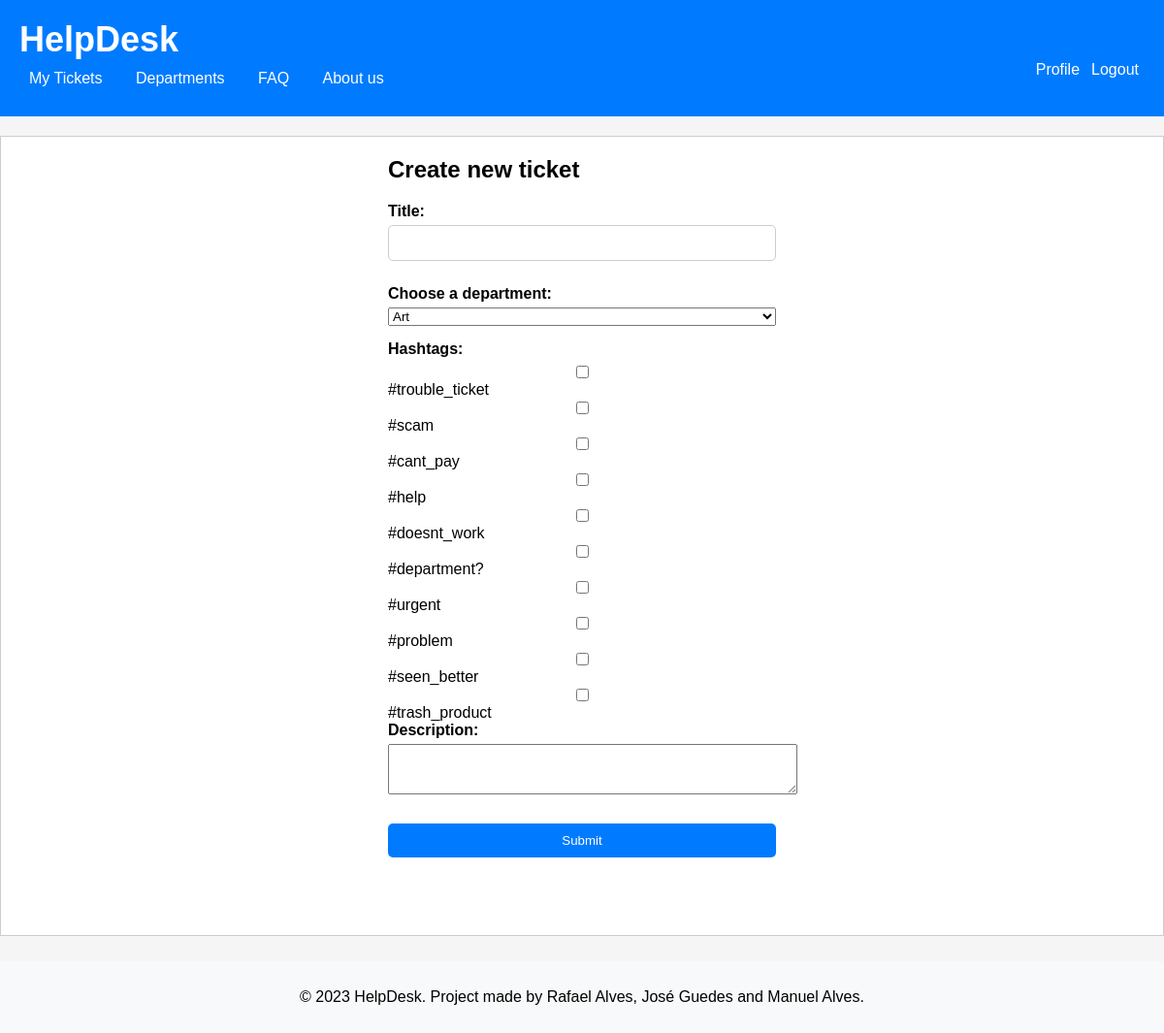
The app's page /pages/novo_ticket.php with its own data.
### tables this page shows
CREATE TABLE Hashtag (
    id INTEGER PRIMARY KEY AUTOINCREMENT,
    tag varchar(255) NOT NULL UNIQUE
);

### database/department.class.php (called while the page is built, shortened)
<?php
  class Department {
    static function getAll(PDO $db){
      $stmt = $db->prepare('
        SELECT id, name
        FROM Department
        ORDER by name ASC
      ');
      $stmt->execute();
      $row = $stmt->fetchAll(PDO::FETCH_ASSOC);
      return $row;
    }
  }
?>

### actions/getAll_departments.php (called while the page is built, shortened)
<?php
require_once(__DIR__ . '/../database/connection.db.php');
require_once(__DIR__ . '/../database/department.class.php');
$departments = Department::getAll($dbh);
?>

### database/hashtag.class.php (called while the page is built, shortened)
<?php
  class Hashtag {
    static function getAll(PDO $db){
        $stmt = $db->prepare('
          SELECT id, tag
          FROM Hashtag
        ');
        $stmt->execute();
        $row = $stmt->fetchAll(PDO::FETCH_ASSOC);
        return $row;
      }
  }

### actions/getAll_hashtags.php (called while the page is built, shortened)
<?php
require_once(__DIR__ . '/../database/connection.db.php');
require_once(__DIR__ . '/../database/hashtag.class.php');
$hashtags = Hashtag::getAll($dbh);
?>

### pages/novo_ticket.php (the view, shortened to what this page needs)
<?php
require_once(__DIR__ . '/../templates/header.tpl.php');
require_once(__DIR__ . '/../templates/footer.tpl.php');
?>
  <div class="ticket-form">
    <h2>Create new ticket</h2>
      <form action="/actions/processar_ticket.php" method="post">
        <label for="nome">Title:</label>
        <input type="text" id="title" name="title" required>
        <label for="departments">Choose a department:</label>
    <select name="department" id="department" required>
    <?php
    require_once(__DIR__ . '/../actions/getAll_departments.php');
    for($i = 0; $i < count($departments); $i++) {
      ?>
          <option value=<?=$departments[$i]['id']?>> <?=$departments[$i]['name']?></option>
    <?php } ?>
  </select>
  <label for="hashtags">Hashtags:</label>
    <?php
    require_once(__DIR__ . '/../actions/getAll_hashtags.php');
    for ($i = 0; $i < count($hashtags); $i++) {
      ?>
      <input type="checkbox" name="hashtags[]" value="<?= $hashtags[$i]['tag'] ?>"> <?= $hashtags[$i]['tag'] ?>
      <?php
    }
    ?>
    <label for="descricao">Description:</label>
    <textarea id="description" name="description" required></textarea>
    <input type="submit" value="Submit">
      </form>
  </div>

### css/common.css (style rules this page uses)
body { position: relative; margin: 0; padding: 0; font-family: Arial, sans-serif; background-color: #f5f5f5; min-height: 100%; padding-bottom: 5rem; }
form { display: flex; flex-direction: column; }
label { margin-bottom: 5px; font-weight: bold; }
input[type="text"], input[type="password"], input[type="email"] { display: inline-block; width: 250px; padding: 5px; margin-bottom: 5px; border: 1px solid #ccc; border-radius: 5px; box-sizing: border-box; }
input[type="submit"] { display: block; width: 100%; padding: 10px; margin-top: 20px; background-color: #007bff; color: #fff; border: none; border-radius: 5px; cursor: pointer; transition: background-color 0.3s ease; }
.ticket-form { max-width: 400px; margin: 0 auto; }
.ticket-form h2 { margin-top: 0; }
.ticket-form form { margin-top: 20px; }
.ticket-form label { display: block; margin-bottom: 5px; }
.ticket-form input[type="text"], .ticket-form textarea { width: 100%; padding: 10px; margin-bottom: 10px; }
.ticket-form input[type="submit"] { background-color: #007bff; color: #fff; padding: 10px 20px; border: none; cursor: pointer; }
body>main>div>form>label:nth-child(3) { display: block; margin-top: 10px; padding-top: 5px; }
body>main>div>form>label:nth-child(5) { display: block; margin-top: 10px; padding-top: 5px; }
h2 { font-size: 24px; margin: 0 0 20px; }

### records on screen
hashtag: tag "#trouble_ticket"
hashtag: tag "#scam"
hashtag: tag "#cant_pay"
hashtag: tag "#help"
hashtag: tag "#doesnt_work"
hashtag: tag "#department?"
hashtag: tag "#urgent"
hashtag: tag "#problem"
hashtag: tag "#seen_better"
hashtag: tag "#trash_product"

### other values on screen
form field department "Art"
